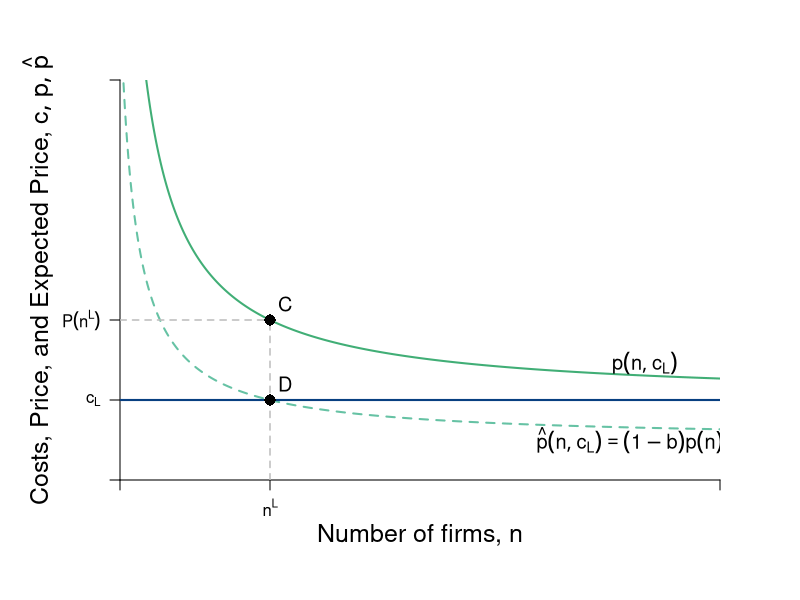

This figure's R source:
# TO DO
# Troubleshoot points not showing up ---> Have infinite value nested
# Troubleshoot points label ---> equal infinity
# For labeling, reference LRn_Dec_BTE.R

require(shape)
pdf(file = "competitionmarkets/LRn_Dec_Costs_L.pdf", width = 9, height = 7)

#Set parameters for graphics
axislabelsize <- 1.5
labelsize <- 1.2
graphlinewidth <- 2
segmentlinewidth <- 1.5

COL <- c("#7fc97f", "#beaed4", "#fdc086", "#ffff99", "#386cb0", "#f0027f", "#bf5b17", "#666666")
COLA <- c("#e0f3db", "#99d8c9","#66c2a4","#41ae76", "#238b45", "#005824")
COLB <- c("#c6dbef", "#4eb3d3", "#2b8cbe", "#0868ac","#084081")
COLC <- c("#fcfbfd", "#efedf5", "#dadaeb", "#bcbddc", "#9e9ac8", "#807dba", "#6a51a3", "#54278f", "#3f007d")

par(mar =  c(6, 6, 4, 4))

# Levels for the barriers to entry specified here
barriers <- c(0.2, 0.5, 0.71)
# Cost Levels
costs <- c(5, 10)

# ----
# Functions
Profit <- function(n, pbar = 60, c = costs[2], beta = 0.5) {
  (pbar - c)^2 / (((n + 1)^2)*beta)
}

totaln <- function(pi, pbar = 60, c = costs[2], beta = 0.5){
  (pbar - c)/(sqrt(pi*beta)) - 1
}

cournotPrice <- function(n, pbar = 60, c = costs[2]) {
  c + (1/(n+1))*(pbar - c)
}

# Barriers to entry
bte <- function(n, b = 0) {
  cournotPrice(n)*(1-b)
}

# Hack function that gets around nested function scope error 
bte_unnested <- function(n, pbar = 60, c, b = 0){
  (c + (1/(n+1))*(pbar - c))*(1 - b)
}

nstar <- function(b, pbar = 60, c = costs[2]){
  (pbar*(1 - b) - c) / (b*c)
}

# ---- 
xlims <- c(0, 40) 
ylims <- c(0, 25)

plot(0, 0, xlim = xlims, ylim = ylims, type = "n",
     xlab = expression(paste("")),
     ylab = expression(paste("")), 
     xaxt = "n", 
     yaxt = "n", 
     cex.lab = axislabelsize, 
     bty = "n",
     xaxs="i", 
     yaxs="i")

ticksy <- c(0, 
            costs[1], 
            bte(n = nstar(b = barriers[2]), b = barriers[2]), 
            NA, # costs[2],
            ylims[2]
            )
# Asteriks need to be fixed
ylabels <- c(NA, 
             expression(paste(c[L])), 
             expression(paste(P(n**L))), 
             NA, 
             NA
             ) 

ticksx <- c(0, 
            NA,#nstar(b = barriers[2]), 
            nstar(b = barriers[2], c = costs[1]), 
            NA, # = Inf 
            nstar(b = barriers[1], c = costs[1]), # = Inf
            xlims[2]
            )

xlabels <- c(NA, 
             NA, 
             expression(paste(n**L)),
             NA,
             NA,
             NA
             )

axis(1, at = ticksx, pos = 0, labels = xlabels)
axis(2, at = ticksy, pos = 0, labels = ylabels, las = 1)

npts <- 500 
xx1 <- seq(xlims[1], xlims[2], length.out = npts)
# ----

# BTE --- Cost 1, Barrier = 0
lines(xx1, bte_unnested(n = xx1, c = costs[1], b = 0), col = COLA[4], lty = 1, lwd = graphlinewidth) 

# BTE --- Cost 1, Barrier[2]
lines(xx1, bte_unnested(n = xx1, c = costs[1], b = barriers[2]), col = COLA[3], lty = 2, lwd = graphlinewidth) 

# ----

#Label axes
mtext(expression(paste("Number of firms, ", n)), side=1, line = 2.5, cex = axislabelsize)
text(-5.5, 0.5*ylims[2], expression(paste("Costs, Price, and Expected Price, ", list(c, p, hat(p)) )), xpd = TRUE, cex = axislabelsize, srt = 90) 


# Label Expressions
# ---- 
# C[L] b = 0, p(n)
text(35, 7.3, expression(paste(p(n, c[L]))), cex = labelsize)
# C[L] b \neq 0, \hat{p(n)}
text(34, 2.5, expression(paste(hat(p)(n, c[L]) == (1-b)*p(n) )), cex = labelsize)
# ---- 


# C_L
segments(0, costs[1], xlims[2], costs[1], # Cut x_1 segment so it didn't overlap eq. 
         lty = 1, col = COLB[5] , lwd = graphlinewidth
)

segments(nstar(b = barriers[2], c = costs[1]), 0, nstar(b = barriers[2], c = costs[1]), bte(n = nstar(b = barriers[2]), b = barriers[2]),
         lty = 2, col = "gray", lwd = segmentlinewidth
)

segments(0, bte(n = nstar(b = barriers[2]), b = barriers[2]), nstar(b = barriers[2], c = costs[1]), bte(n = nstar(b = barriers[2]), b = barriers[2]),
         lty = 2, col = "grey", lwd = segmentlinewidth
)

# ---- 

# Label Points

x <- c(nstar(b = barriers[2], c = costs[1]), 
       nstar(b = barriers[2], c = costs[1])
)
y <- c(bte(n = nstar(b = barriers[2]), b = barriers[2]),
       bte_unnested(n = nstar(b = barriers[2], c = costs[1]), c = costs[1], b = barriers[2])
)


#Apply vector to points function
points(x,  y,
       pch = 16, col = "black", cex = 1.5
)

xylab <- c("C", "D")

#Apply labels to points
text(x = x + 1,
     y = y + 1,
     xylab, 
     cex = labelsize)


dev.off()
